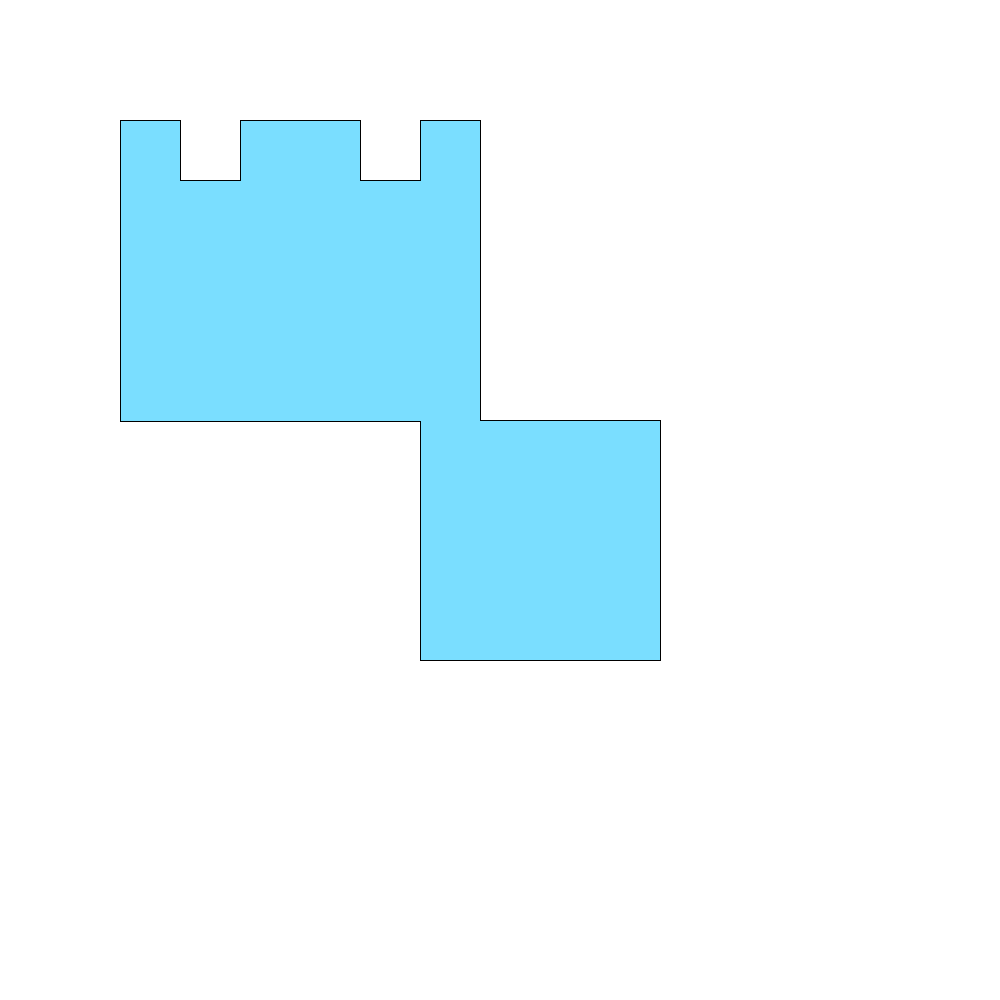
Frame 1 (no input)
Frame 2 (the mouse pressed at the canvas centre, redrawn once): identical to frame 1, image omitted

The Processing sketch that drew this single still picture (run headless with seeded random() and noise(); the mouse was pressed at the canvas centre and the sketch redrawn once):

// Processing sketch: Cg16_ScanLineSeedFill_PolygonFill
// ── Cg16_ScanLineSeedFill_PolygonFill.pde
int scale = 60;
Polygon polygon;

void setup()
{
    //窗口的尺寸不要修改，Polygon内部填充算法现在是使用写死的窗口大小来写的算法
    //如果改了这里，内部算法的参数也要修改
    size(1000, 1000);
    background(255);
    smooth(0);  //不要平滑，不然线的颜色达不到纯黑色
    
    
    //改造图形显示
    
    Point[] points = new Point[16];
    points[0] = new Point(2*scale,2*scale);
    points[1] = new Point(2*scale,421);
    points[2] = new Point(420,421);
    points[3] = new Point(420,11*scale);
    points[4] = new Point(11*scale,11*scale);
    points[5] = new Point(11*scale,7*scale);
    points[6] = new Point(8*scale,7*scale);
    points[7] = new Point(8*scale,2*scale);
    points[8] = new Point(7*scale,2*scale);
    points[9] = new Point(7*scale,3*scale);
    points[10] = new Point(6*scale,3*scale);
    points[11] = new Point(6*scale,2*scale);
    points[12] = new Point(4*scale,2*scale);
    points[13] = new Point(4*scale,3*scale);
    points[14] = new Point(3*scale,3*scale);
    points[15] = new Point(3*scale,2*scale);
    polygon = new Polygon(points);
}

void draw()
{
    background(255);
    
    stroke(0);
    polygon.Render();
    
    polygon.FillPolygon(181,265, color(0, 0, 0), color(122, 222, 255));
    
    noLoop();
}
// ── Polygon.pde
public class Point
{
    public int x;
    public int y;
    
    public Point(int _x, int _y)
    {
        x = _x;
        y = _y;
    }
}

public class Polygon
{
    private Point[] points;
    
    public Polygon(Point[] _points)
    {
        points = _points;
    }
    
    public void Render()
    {
        int lastPoint = points.length -1;
        for(int i = 0; i < points.length; ++i)
        {
            line(points[lastPoint].x, points[lastPoint].y ,points[i].x, points[i].y);
            lastPoint = i;
        }
    }
    
    //扫描线种子填充算法填充多边形
    public void FillPolygon(int seedX, int seedY, color boundaryColor, color newColor)
    {   
        //Processing中不能直接使用栈，这里用ArrayList代替
        ArrayList<Point> stack = new ArrayList<Point>();
        
        loadPixels(); //获取显示窗口的像素
        
        if(CanReplaceColor(seedX, seedY, boundaryColor, newColor))
        {
             stack.add(new Point(seedX, seedY));  
        }
        
        while(stack.size() > 0)
        {
            Point p = stack.get(stack.size() -1);
            stack.remove(stack.size() -1);
            
            int count = FillLineRight(p.x, p.y, boundaryColor, newColor);
            int xRight = p.x + count - 1;
            
            count = FillLineLeft(p.x - 1, p.y, boundaryColor, newColor);
            int xLeft = p.x - count;
            
            FindNewSeed(stack, xLeft, xRight, p.y - 1, boundaryColor, newColor);
            FindNewSeed(stack, xLeft, xRight, p.y + 1, boundaryColor, newColor);
        }
             
        updatePixels();
    }
    
    private boolean CanReplaceColor(int x, int y, color boundaryColor, color newColor)
    {
        //显示窗口的宽度，用于操纵显示窗口的像素值
        int displayWindowWidth = 1000;
        
        int index = displayWindowWidth * y + x;
        if(index < pixels.length && index >= 0)
        {
            if(boundaryColor != pixels[index] && pixels[index] != newColor)
            {
                return true;   
            }
        }
        return false;
    }
    
    private void SetNewColor(int x, int y, color newColor)
    {
        //显示窗口的宽度，用于操纵显示窗口的像素值
        int displayWindowWidth = 1000;
        
        int index = displayWindowWidth * y + x;
        if(index < pixels.length && index >= 0)
        {
            pixels[index] = newColor;
        }
    }
    
    private int FillLineRight(int x, int y, color boundaryColor, color newColor)
    {
        int count = 0;
        while(true)
        {
            if(!CanReplaceColor(x, y, boundaryColor, newColor))
            {
                break;           
            }
            SetNewColor(x, y, newColor);
            ++count;
            ++x;
        }        
        return count;
    }
    
    private int FillLineLeft(int x, int y, color boundaryColor, color newColor)
    {
        int count = 0;
        while(true)
        {
            if(!CanReplaceColor(x, y, boundaryColor, newColor))
            {
                break;           
            }
            SetNewColor(x, y, newColor);
            ++count;
            --x;
        }        
        return count;
    }
    
    private void FindNewSeed(ArrayList<Point> stack, int xLeft, int xRight, int scanLine, color boundaryColor, color newColor)
    {     
        while(xLeft <= xRight)
        {
            boolean findNewSeed = false;
            while(CanReplaceColor(xLeft, scanLine, boundaryColor, newColor) && (xLeft < xRight))
            {
                findNewSeed = true;
                ++xLeft;
            }
            
            if(findNewSeed)
            {
                if(CanReplaceColor(xLeft, scanLine, boundaryColor, newColor) && (xLeft == xRight))
                {
                    stack.add(new Point(xLeft, scanLine));
                }
                else
                {
                    stack.add(new Point(xLeft - 1, scanLine));
                }
            }
            
            int xspan = SkipInvaildInLine(xLeft, xRight, scanLine, boundaryColor, newColor);
            xLeft += (xspan == 0) ? 1 : xspan;
        }
    }
    
    private int SkipInvaildInLine(int xLeft, int xRight, int y, color boundaryColor, color newColor)
    {
        int count = 0;
        for(int x = xLeft; x <= xRight; ++x)
        {
            if(!CanReplaceColor(x, y, boundaryColor, newColor))
            {
                ++count;
            }
        }
        
        return count;
    }
}
